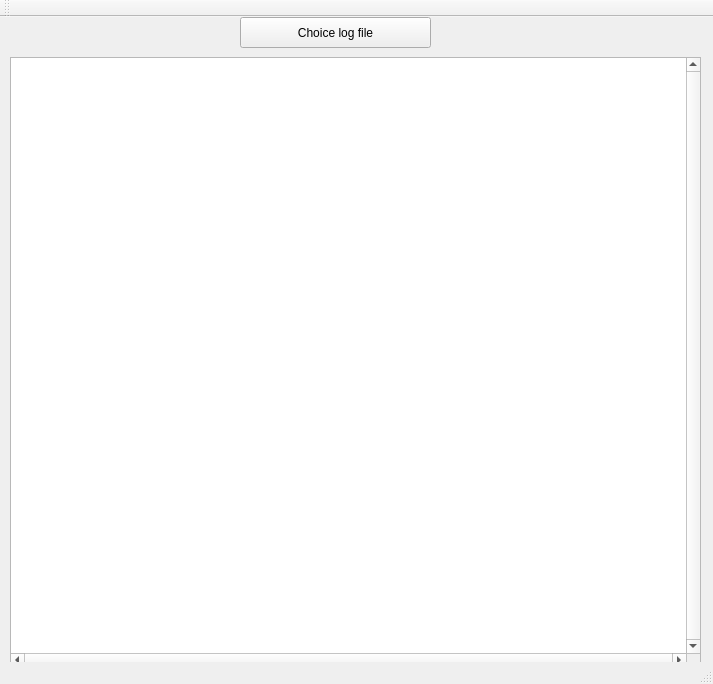
<?xml version="1.0" encoding="UTF-8"?>
<ui version="4.0">
 <class>MainWindow</class>
 <widget class="QMainWindow" name="MainWindow">
  <property name="geometry">
   <rect>
    <x>0</x>
    <y>0</y>
    <width>713</width>
    <height>684</height>
   </rect>
  </property>
  <property name="windowTitle">
   <string>MainWindow</string>
  </property>
  <widget class="QWidget" name="centralWidget">
   <widget class="QPushButton" name="pushButton">
    <property name="geometry">
     <rect>
      <x>240</x>
      <y>0</y>
      <width>191</width>
      <height>31</height>
     </rect>
    </property>
    <property name="text">
     <string>Choice log file</string>
    </property>
   </widget>
   <widget class="QTextEdit" name="textEdit">
    <property name="geometry">
     <rect>
      <x>10</x>
      <y>40</y>
      <width>691</width>
      <height>611</height>
     </rect>
    </property>
    <property name="font">
     <font>
      <pointsize>14</pointsize>
     </font>
    </property>
    <property name="verticalScrollBarPolicy">
     <enum>Qt::ScrollBarAlwaysOn</enum>
    </property>
    <property name="horizontalScrollBarPolicy">
     <enum>Qt::ScrollBarAlwaysOn</enum>
    </property>
    <property name="lineWrapMode">
     <enum>QTextEdit::NoWrap</enum>
    </property>
    <property name="readOnly">
     <bool>true</bool>
    </property>
   </widget>
  </widget>
  <widget class="QMenuBar" name="menuBar">
   <property name="geometry">
    <rect>
     <x>0</x>
     <y>0</y>
     <width>713</width>
     <height>21</height>
    </rect>
   </property>
  </widget>
  <widget class="QToolBar" name="mainToolBar">
   <attribute name="toolBarArea">
    <enum>TopToolBarArea</enum>
   </attribute>
   <attribute name="toolBarBreak">
    <bool>false</bool>
   </attribute>
  </widget>
  <widget class="QStatusBar" name="statusBar"/>
 </widget>
 <layoutdefault spacing="6" margin="11"/>
 <resources/>
 <connections/>
</ui>
